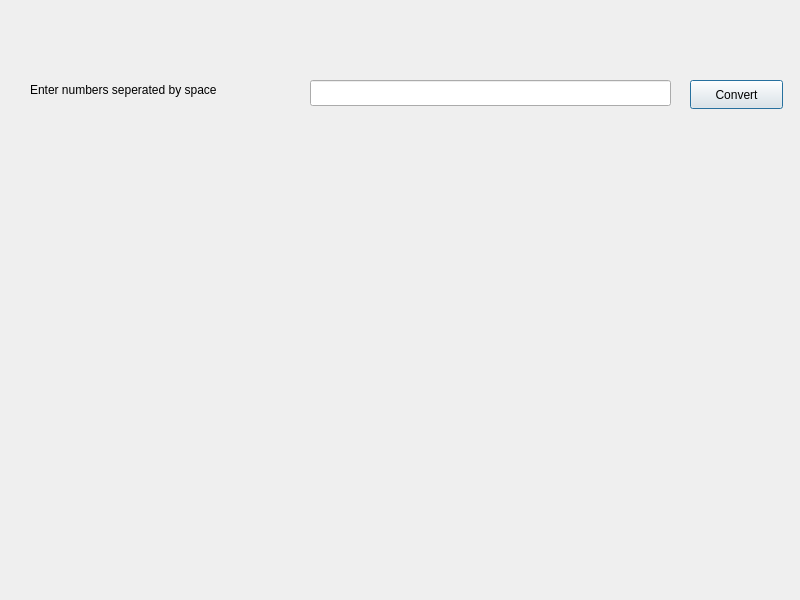
<?xml version="1.0" encoding="UTF-8"?>
<ui version="4.0">
 <class>Dialog</class>
 <widget class="QDialog" name="Dialog">
  <property name="geometry">
   <rect>
    <x>0</x>
    <y>0</y>
    <width>800</width>
    <height>600</height>
   </rect>
  </property>
  <property name="windowTitle">
   <string>Dialog</string>
  </property>
  <widget class="QPushButton" name="convertToPieButton">
   <property name="geometry">
    <rect>
     <x>690</x>
     <y>80</y>
     <width>93</width>
     <height>29</height>
    </rect>
   </property>
   <property name="text">
    <string>Convert</string>
   </property>
  </widget>
  <widget class="QLabel" name="label">
   <property name="geometry">
    <rect>
     <x>30</x>
     <y>80</y>
     <width>251</width>
     <height>20</height>
    </rect>
   </property>
   <property name="text">
    <string>Enter numbers seperated by space</string>
   </property>
  </widget>
  <widget class="QLineEdit" name="lineEdit">
   <property name="geometry">
    <rect>
     <x>310</x>
     <y>80</y>
     <width>361</width>
     <height>26</height>
    </rect>
   </property>
  </widget>
  <widget class="piechart" name="widget" native="true">
   <property name="geometry">
    <rect>
     <x>280</x>
     <y>260</y>
     <width>120</width>
     <height>80</height>
    </rect>
   </property>
  </widget>
 </widget>
 <customwidgets>
  <customwidget>
   <class>piechart</class>
   <extends>QWidget</extends>
   <header>piechart.h</header>
   <container>1</container>
  </customwidget>
 </customwidgets>
 <resources/>
 <connections/>
</ui>
